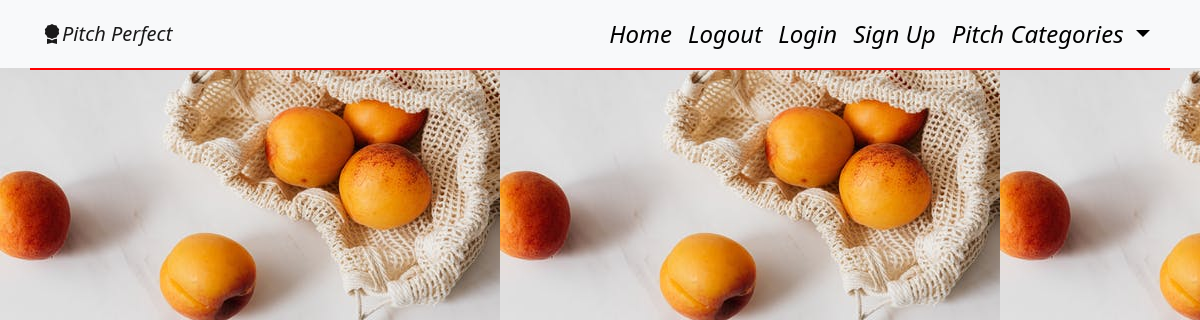
The app's page /pitches/motivation (signed in), older data.
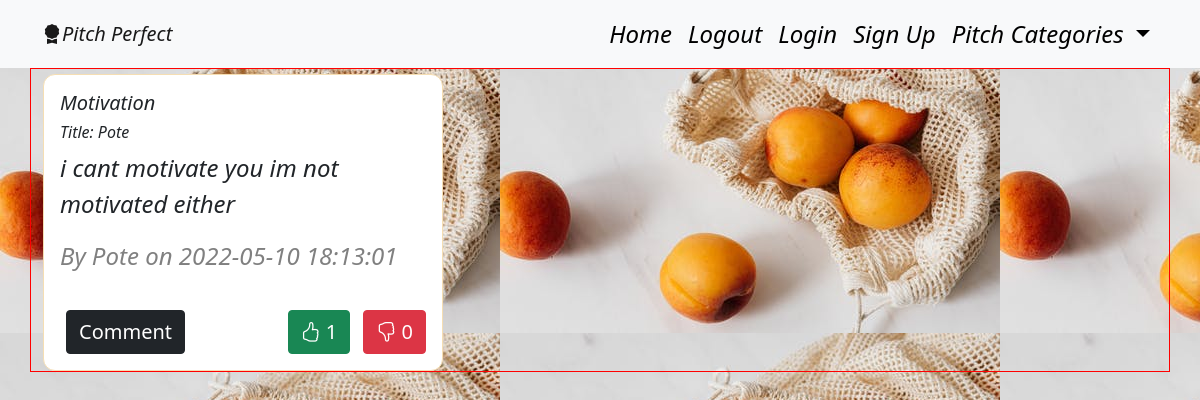
The same page, newer data.
### app/models.py (models this page shows)
class Pitch(db.Model):
    __table_name__ = 'pitches'
    id = db.Column(db.Integer, primary_key=True)
    title = db.Column(db.String(255), nullable=False)
    category = db.Column(db.String(255), nullable=False)
    content = db.Column(db.String(255), nullable=False)
    user_id = db.Column(db.Integer, db.ForeignKey('user.id'))
    comment = db.relationship('Comment', backref='pitch', lazy='dynamic')
    upvotes = db.relationship('UpVote', backref='pitch', lazy='dynamic')
    downvotes = db.relationship('DownVote', backref='pitch', lazy='dynamic')
    date = db.Column(db.DateTime(timezone=True), default=func.now())

class User(db.Model, UserMixin):
    id = db.Column(db.Integer, primary_key=True)
    username = db.Column(db.String(255))
    email = db.Column(db.String(255), unique=True)
    password = db.Column(db.String(255))
    pitches = db.relationship('Pitch', backref='user', lazy='dynamic')

### app/main/views.py (the view)
@main.route('/pitches/motivation')
@login_required
def motivation():
    motivation = Pitch.query.filter_by(category='Motivation').all()
    return render_template('motivation.html',motivation=motivation)

### app/__init__.py (called while the page is built)
def create_app(config_name):  # a method to instantiate our App
    app = Flask(__name__)
    app.config['SECRET_KEY'] = 'SECRET'
    app.config['SQLALCHEMY_DATABASE_URI'] = f'sqlite:///{DB_NAME}'
    db.init_app(app)  # initialise our db
    mail.init_app(app) # initialize our mail
    login_manager = LoginManager()
    login_manager.login_view = 'auth.login'
    login_manager.init_app(app)
    bootstrap = Bootstrap(app)
    @login_manager.user_loader
    def load_user(user_id):
        return User.query.get(int(user_id))
    app.config.from_object(config_options[config_name])
    from .main import main as main_blueprint
    from .auth import auth as auth_blueprint
    app.register_blueprint(main_blueprint)
    app.register_blueprint(auth_blueprint, url_prefix='/')
    from .models import User, Pitch
    create_database(app)
    return app

### app/templates/motivation.html
{% extends 'base.html'%}
{% from 'display_pitch_macro.html' import display_pitches%}
{% block content %}
<div>{{ display_pitches(motivation) }}</div>
{% endblock %}

### app/templates/display_pitch_macro.html
{% extends 'base.html' %}
{% macro display_pitches(pitches) %}
<div class="container pitch">
    <div class="row">
        <div class="col-md-4">
           {% if pitches %}
          {% for pitch in pitches %}
           <div class="card pitchCard" style="width: 25rem;">
                <div class="card-body">
                    <h5 class="card-title pitch-category">{{pitch.category}}</h5>
                    <h6>Title: {{pitch.title}}</h6>
                    <p>{{pitch.content}}</p>
                    <p class="author">By {{pitch.user.username.title()}} on {{pitch.date}}</p>
                    <div class="footer">
                        <div class="comments">
                            <a href="/comment/{{pitch.id}}"><button class="btn btn-dark">Comment</button></a>
                        </div>
                        <div class="votes">
                            <div class="upvote">
                            <a href="/like/{{pitch.id}}"><button class="btn btn-success"><i class="bi bi-hand-thumbs-up"></i> {{pitch.upvotes.count()}}</button></a>
                        </div>
                        <div class="downvote">
                            <a href="/dislike/{{pitch.id}}"><button class="btn btn-danger"><i class="bi bi-hand-thumbs-down"></i> {{pitch.downvotes.count()}}</button></a>
                        </div>
                        </div>
                    </div>
                </div>
           </div>
          {% endfor %}
         {% endif %}
        </div>
    </div>
</div>
{% endmacro %}

Row changes from the older to the newer data that the page shows:
added Pitch: category "Motivation", title "Pote", content "i cant motivate you im not motivated either", user.username "Pote", date "2022-05-10 18:13:01", upvotes.count "1", downvotes.count "0"
